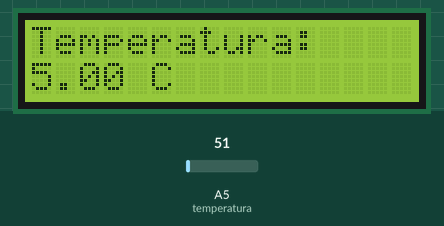
This sketch was run on a simulated Arduino Uno, built with avr-gcc and run on an emulated ATmega328P. Parts: 16×2 character LCD. The inputs (shaded band) are chosen by the test bench; at power-on: A5 (temperatura) = 51.

Above: at 1.2 s.
1.3 s: A5 (temperatura) set to 61
At 2.1 s:
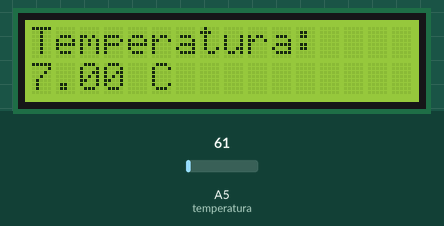
2.8 s: A5 (temperatura) set to 71
At 3.2 s:
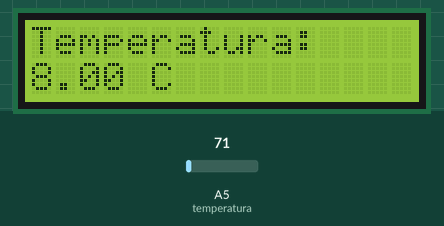
4.3 s: A5 (temperatura) set to 86
At 5.5 s:
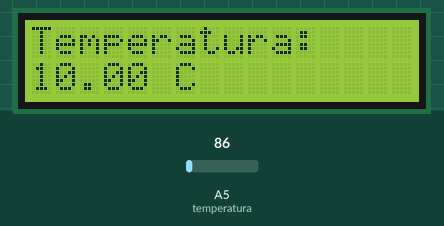
5.8 s: A5 (temperatura) set to 79
At 6.7 s:
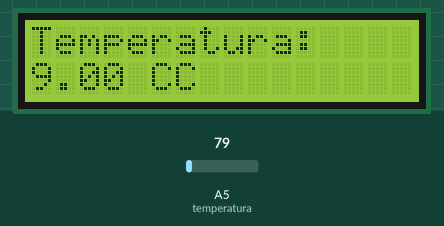
Timing chart, 0 to 8.3 s (numbered marks = the images above; inputs shaded):
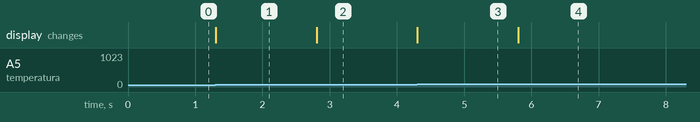

Measured:
- the behaviour switches between 86 and 85 on A5 (temperatura) (found by bisection; images 3 and 4)
- after the input at 1.3 s, the display: changes at once (image 1)
- after the input at 2.8 s, the display: changes at once (image 2)
- after the input at 4.3 s, the display: changes at once (image 3)
- after the input at 5.8 s, the display: changes at once (image 4)

The sketch:

TP6.ino
```cpp
#include <LiquidCrystal.h>

LiquidCrystal lcd(2, 3, 4, 5, 6, 7);

#define temperatura A5

float valor;

void setup()
{

  lcd.begin(16, 2);
  pinMode(temperatura, INPUT);

}

void loop()
{

  temp();

  lcd.setCursor(0, 0);
  lcd.print("Temperatura:");
  lcd.setCursor(0, 1);
  lcd.print(valor);
  lcd.print(" C");
}


void temp()
{
  valor = map(analogRead(temperatura), 0, 1024, 0, 120);
}
```
